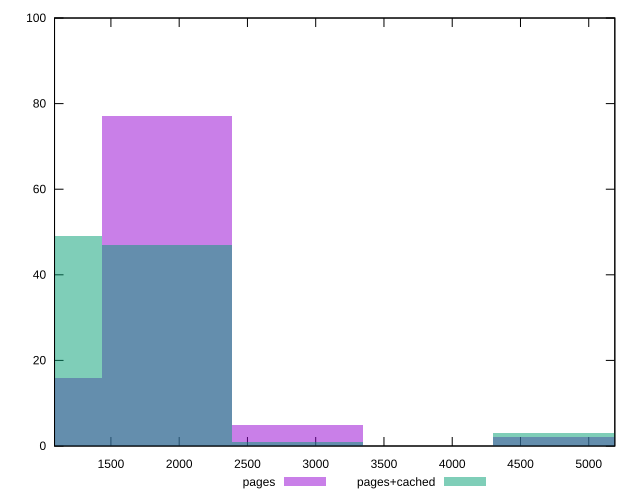

Here is the gnuplot script that generated this plot:
reset

$pages <<EOF
955.9085999144047 16
1911.8171998288094 77
2867.7257997432143 5
4779.542999572023 2
EOF

$pagesCached <<EOF
955.9085999144047 49
4779.542999572023 3
1911.8171998288094 47
2867.7257997432143 1
EOF

set key outside below
set boxwidth 955.9085999144047
set xrange [1087:5191]
set yrange [0:100]
set trange [0:100]
set style fill transparent solid 0.5 noborder
set terminal svg size 640, 500 enhanced background rgb 'white'
set output "reprap/render-blocking-resources/comparison/histogram/0_vs_1.svg"

plot $pages title "pages" with boxes, \
     $pagesCached title "pages+cached" with boxes

reset
